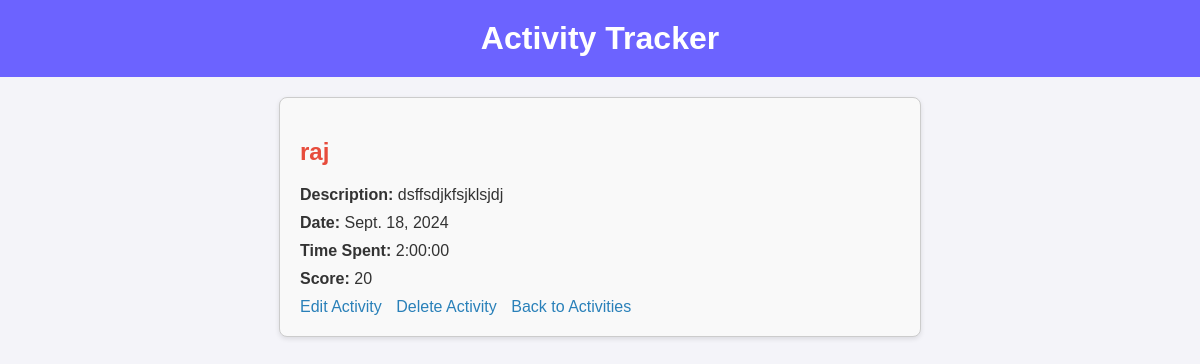
The page /activity/7/ on the database as committed earlier.
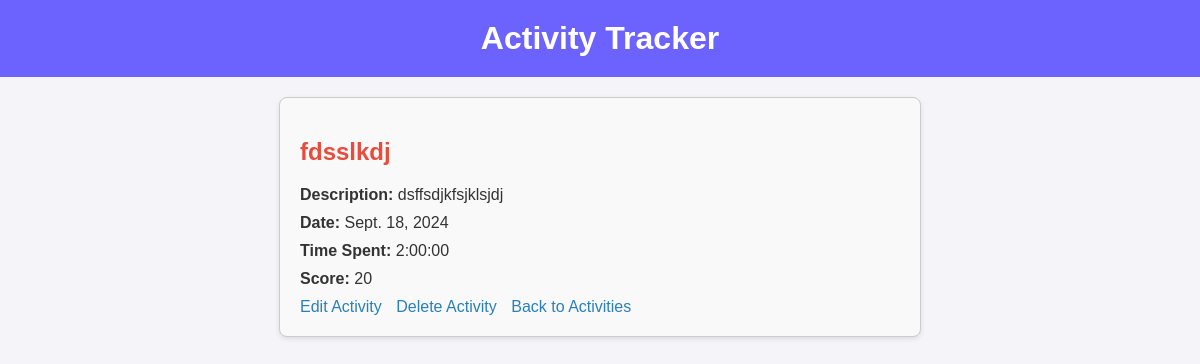
The same page on the database as committed later.
### tracker/models.py (models this page shows, shortened)
class Activity(models.Model):
    name = models.CharField(max_length=255)
    description = models.TextField()
    date = models.DateField()
    time_spent = models.DurationField()  # Track time spent on activity
    score = models.IntegerField(default=0)  # Score based on time spent

### tracker/views.py (the view)
# urls.py: path('activity/<int:pk>/', views.activity_detail, name='activity_detail'),
def activity_detail(request, pk):
    activity = get_object_or_404(Activity, pk=pk)
    return render(request, 'tracker/activity_detail.html', {'activity': activity})

### tracker/templates/tracker/activity_detail.html
{% extends 'tracker/base.html' %} {% block title %}Activity Detail{% endblock %}
{% block content %}
<div class="activity-detail">
  <h2>{{ activity.name }}</h2>
  <p><strong>Description:</strong> {{ activity.description }}</p>
  <p><strong>Date:</strong> {{ activity.date }}</p>
  <p><strong>Time Spent:</strong> {{ activity.time_spent }}</p>
  <p><strong>Score:</strong> {{ activity.score }}</p>
  <a href="{% url 'edit_activity' activity.pk %}">Edit Activity</a>
  <a href="{% url 'delete_activity' activity.pk %}">Delete Activity</a>
  <a href="{% url 'index' %}">Back to Activities</a>
</div>
{% endblock %}

Rows that differ between the two databases and show on the page:
changed Activity "dsffsdjkfsjklsjdj": name "raj" → "fdsslkdj"
